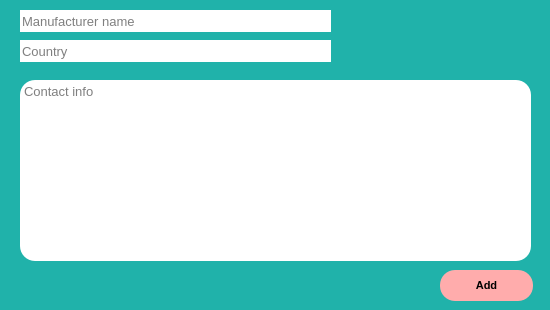
<?xml version="1.0" encoding="UTF-8"?>
<ui version="4.0">
 <class>ManufacturerAddingWindow</class>
 <widget class="QDialog" name="ManufacturerAddingWindow">
  <property name="enabled">
   <bool>true</bool>
  </property>
  <property name="geometry">
   <rect>
    <x>0</x>
    <y>0</y>
    <width>550</width>
    <height>310</height>
   </rect>
  </property>
  <property name="minimumSize">
   <size>
    <width>550</width>
    <height>310</height>
   </size>
  </property>
  <property name="maximumSize">
   <size>
    <width>550</width>
    <height>310</height>
   </size>
  </property>
  <property name="font">
   <font>
    <pointsize>8</pointsize>
   </font>
  </property>
  <property name="windowTitle">
   <string>Manufacturer Adding</string>
  </property>
  <property name="windowIcon">
   <iconset>
    <normaloff>../media/logo.png</normaloff>../media/logo.png</iconset>
  </property>
  <property name="styleSheet">
   <string notr="true">background-color: rgb(32, 178, 170);</string>
  </property>
  <widget class="QPushButton" name="add_manufacturer_btn">
   <property name="geometry">
    <rect>
     <x>440</x>
     <y>270</y>
     <width>93</width>
     <height>31</height>
    </rect>
   </property>
   <property name="font">
    <font>
     <pointsize>8</pointsize>
     <weight>75</weight>
     <bold>true</bold>
    </font>
   </property>
   <property name="styleSheet">
    <string notr="true">QPushButton {
	background-color: rgb(255, 172, 172);
	color: rgb(0, 0, 0);
	border-radius: 15px;
}

QPushButton:pressed {
	background-color: rgb(105, 205, 255);
}</string>
   </property>
   <property name="text">
    <string>Add</string>
   </property>
  </widget>
  <widget class="QLineEdit" name="manufacturer_name_fld">
   <property name="geometry">
    <rect>
     <x>20</x>
     <y>10</y>
     <width>311</width>
     <height>22</height>
    </rect>
   </property>
   <property name="font">
    <font>
     <pointsize>10</pointsize>
    </font>
   </property>
   <property name="styleSheet">
    <string notr="true">background-color: rgb(255, 255, 255);
color: rgb(0, 0, 0);
border-radius: 15px;</string>
   </property>
   <property name="maxLength">
    <number>200</number>
   </property>
   <property name="placeholderText">
    <string>Manufacturer name</string>
   </property>
  </widget>
  <widget class="QPlainTextEdit" name="contact_info_fld">
   <property name="geometry">
    <rect>
     <x>20</x>
     <y>80</y>
     <width>511</width>
     <height>181</height>
    </rect>
   </property>
   <property name="font">
    <font>
     <pointsize>10</pointsize>
    </font>
   </property>
   <property name="styleSheet">
    <string notr="true">background-color: rgb(255, 255, 255);
color: rgb(0, 0, 0);
border-radius: 15px;</string>
   </property>
   <property name="maximumBlockCount">
    <number>0</number>
   </property>
   <property name="backgroundVisible">
    <bool>false</bool>
   </property>
   <property name="placeholderText">
    <string>Contact info</string>
   </property>
  </widget>
  <widget class="QLineEdit" name="country_fld">
   <property name="geometry">
    <rect>
     <x>20</x>
     <y>40</y>
     <width>311</width>
     <height>22</height>
    </rect>
   </property>
   <property name="font">
    <font>
     <pointsize>10</pointsize>
    </font>
   </property>
   <property name="styleSheet">
    <string notr="true">background-color: rgb(255, 255, 255);
color: rgb(0, 0, 0);
border-radius: 15px;</string>
   </property>
   <property name="maxLength">
    <number>200</number>
   </property>
   <property name="placeholderText">
    <string>Country</string>
   </property>
  </widget>
 </widget>
 <resources/>
 <connections/>
</ui>
